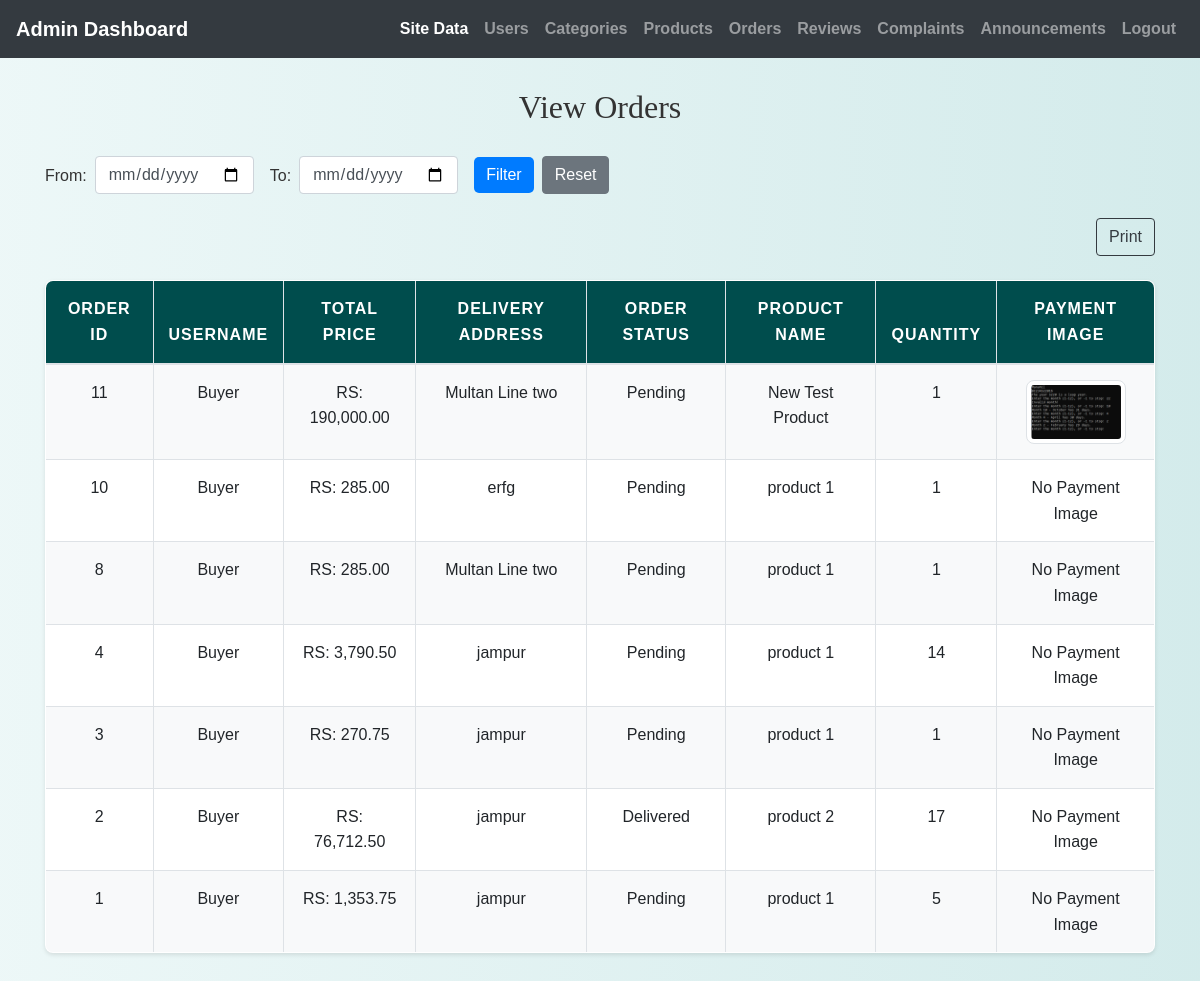
The app's page /admin/order_report.php (signed in) with its own data.
### tables this page shows
CREATE TABLE `orders` (
  `OrderID` int(11) NOT NULL,
  `UserID` int(11) NOT NULL,
  `TotalPrice` decimal(10,2) NOT NULL,
  `DeliveryAddress` varchar(255) NOT NULL,
  `OrderStatus` enum('Pending','Processing','Shipped','Delivered','Cancelled') NOT NULL DEFAULT 'Pending',
  `PaymentMethod` varchar(50) NOT NULL DEFAULT 'Cash on Delivery',
  `PaymentStatus` enum('unpaid','paid') NOT NULL DEFAULT 'unpaid',
  `OrderTime` datetime NOT NULL DEFAULT current_timestamp()
);

CREATE TABLE `order_items` (
  `OrderItemID` int(11) NOT NULL,
  `OrderID` int(11) NOT NULL,
  `ProductID` int(11) NOT NULL,
  `Quantity` int(11) NOT NULL
);

CREATE TABLE `users` (
  `id` int(11) NOT NULL,
  `username` varchar(50) NOT NULL,
  `password` varchar(255) NOT NULL,
  `usertype` enum('buyer','seller') NOT NULL,
  `email` varchar(100) NOT NULL,
  `phone` varchar(20) NOT NULL,
  `status` varchar(10) DEFAULT 'pending'
);

CREATE TABLE `products` (
  `ProductID` int(11) NOT NULL,
  `ProductName` varchar(255) NOT NULL,
  `Description` text NOT NULL,
  `Price` decimal(10,2) NOT NULL,
  `StockQuantity` int(11) NOT NULL,
  `CategoryID` int(11) DEFAULT NULL,
  `SellerID` int(11) DEFAULT NULL,
  `ImageURL` varchar(255) DEFAULT NULL,
  `Timestamp` timestamp NOT NULL DEFAULT current_timestamp(),
  `status` enum('pending','approved','rejected') DEFAULT 'approved'
);

CREATE TABLE `transactions` (
  `TransactionID` int(11) NOT NULL,
  `OrderID` int(11) NOT NULL,
  `PaymentImage` varchar(255) DEFAULT NULL,
  `PaymentDate` timestamp NOT NULL DEFAULT current_timestamp()
);

### admin/order_report.php (the view, shortened to what this page needs)
<?php
include 'config.php';
$from_date = $_GET['from_date'] ?? '';
$to_date = $_GET['to_date'] ?? '';
$where_clause = "";
$sql_select = "SELECT o.*, oi.*, p.ProductName, u.Username, t.PaymentImage
               FROM orders o
               INNER JOIN order_items oi ON o.OrderID = oi.OrderID
               INNER JOIN products p ON oi.ProductID = p.ProductID
               INNER JOIN users u ON o.UserID = u.id
               LEFT JOIN transactions t ON o.OrderID = t.OrderID
               $where_clause
               ORDER BY o.OrderID DESC";
$result = mysqli_query($conn, $sql_select);
?>
<!DOCTYPE html>
<html>
<head>
    <link rel="stylesheet" href="https://stackpath.bootstrapcdn.com/bootstrap/4.5.0/css/bootstrap.min.css">
    <link rel="stylesheet" href="./css/style.css">
</head>
<body>
    <?php include 'admin_navbar.php'; ?>
    <div class="container mt-4">
    <h2>View Orders</h2>
        <form method="GET" class="form-inline mb-4">
            <label class="mr-2">From:</label>
            <input type="date" name="from_date" value="<?php echo $from_date; ?>" class="form-control mr-3">
            <label class="mr-2">To:</label>
            <input type="date" name="to_date" value="<?php echo $to_date; ?>" class="form-control mr-3">
            <button type="submit" class="btn btn-primary">Filter</button>
            <a href="?" class="btn btn-secondary ml-2">Reset</a>
        </form>
        <a href="" class="btn btn-outline-dark float-right mb-4" onclick="window.print()">Print</a>
        <?php if (mysqli_num_rows($result) > 0): ?>
            <table class="table table-bordered">
                <thead>
                    <tr>
                        <th>Order ID</th>
                        <th>Username</th>
                        <th>Total Price</th>
                        <th>Delivery Address</th>
                        <th>Order Status</th>
                        <th>Product Name</th>
                        <th>Quantity</th>
                        <th>Payment Image</th>
                    </tr>
                </thead>
                <tbody>
                    <?php while ($row = mysqli_fetch_assoc($result)): ?>
                        <tr>
                            <td><?php echo $row['OrderID']; ?></td>
                            <td><?php echo $row['Username']; ?></td>
                            <td>RS: <?php echo number_format($row['TotalPrice'], 2); ?></td>
                            <td><?php echo $row['DeliveryAddress']; ?></td>
                            <td><?php echo $row['OrderStatus']; ?></td>
                            <td><?php echo $row['ProductName']; ?></td>
                            <td><?php echo $row['Quantity']; ?></td>
                            <td>
                                <?php
                                if ($row['PaymentImage']) {
                                    echo "<img src='../buyer/{$row['PaymentImage']}' width='100' height='100' class='img-thumbnail'>";
                                } else {
                                    echo "No Payment Image";
                                }
                                ?>
                            </td>
                        </tr>
                    <?php endwhile; ?>
                </tbody>
            </table>
        <?php else: ?>
            <div class="alert alert-info">No orders found in the selected date range.</div>
        <?php endif; ?>
    </div>
</body>
</html>

### admin/css/style.css (style rules this page uses)
body { background: linear-gradient(90deg, rgba(233, 246, 246, 0.831), rgba(207, 233, 233, 0.9)); font-family: 'Arial', sans-serif; color: #333; line-height: 1.6; }
h1, h2, h3, h4 { text-align: center; margin-top: 30px; margin-bottom: 30px; font-family: 'Georgia', serif; }
.container { margin-bottom: 40px; }
.table { width: 100%; border-collapse: collapse; margin-top: 20px; font-size: 16px; background-color: #ffffff; border-radius: 8px; overflow: hidden; box-shadow: 0 2px 4px rgba(0, 0, 0, 0.1); }
.table th, .table td { padding: 15px; border: 1px solid #dee2e6; text-align: center; }
.table thead th { background-color: #004d4d; color: white; font-weight: bold; text-transform: uppercase; letter-spacing: 1px; }
.table tbody tr:nth-child(odd) { background-color: #f8f9fa; }
.table img { max-width: 100px; max-height: 100px; border-radius: 8px; }
.btn-primary { color: #fff; border: none; border-radius: 5px; cursor: pointer; transition: background-color 0.3s ease; }
a { color: #006666; text-decoration: none; font-weight: bold; }

### records on screen
orders: order_items.OrderID "11", UserID.username "Buyer", TotalPrice "190,000.00", DeliveryAddress "Multan Line two", OrderStatus "Pending", products.ProductName "New Test Product", order_items.Quantity "1", transactions.PaymentImage (picture)
orders: order_items.OrderID "10", UserID.username "Buyer", TotalPrice "285.00", DeliveryAddress "erfg", OrderStatus "Pending", products.ProductName "product 1", order_items.Quantity "1", shows "No Payment Image"
orders: order_items.OrderID "8", UserID.username "Buyer", TotalPrice "285.00", DeliveryAddress "Multan Line two", OrderStatus "Pending", products.ProductName "product 1", order_items.Quantity "1", shows "No Payment Image"
orders: order_items.OrderID "4", UserID.username "Buyer", TotalPrice "3,790.50", DeliveryAddress "jampur", OrderStatus "Pending", products.ProductName "product 1", order_items.Quantity "14", shows "No Payment Image"
orders: order_items.OrderID "3", UserID.username "Buyer", TotalPrice "270.75", DeliveryAddress "jampur", OrderStatus "Pending", products.ProductName "product 1", order_items.Quantity "1", shows "No Payment Image"
orders: order_items.OrderID "2", UserID.username "Buyer", TotalPrice "76,712.50", DeliveryAddress "jampur", OrderStatus "Delivered", products.ProductName "product 2", order_items.Quantity "17", shows "No Payment Image"
orders: order_items.OrderID "1", UserID.username "Buyer", TotalPrice "1,353.75", DeliveryAddress "jampur", OrderStatus "Pending", products.ProductName "product 1", order_items.Quantity "5", shows "No Payment Image"
